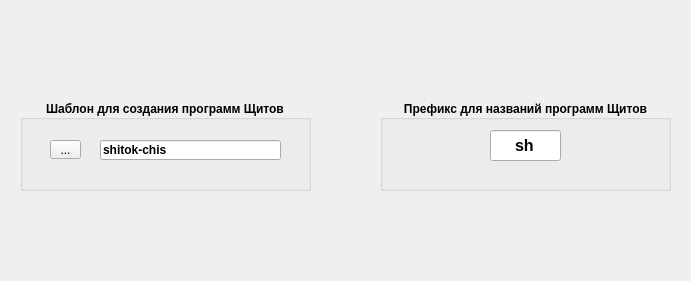
      <widget class="QWidget" name="page_shields">
       <property name="geometry">
        <rect>
         <x>0</x>
         <y>0</y>
         <width>691</width>
         <height>281</height>
        </rect>
       </property>
       <attribute name="icon">
        <iconset>
         <normaloff>ico/Paomedia-Small-N-Flat-Shield.ico</normaloff>ico/Paomedia-Small-N-Flat-Shield.ico</iconset>
       </attribute>
       <attribute name="label">
        <string>Настройки для вкладки Щиты</string>
       </attribute>
       <widget class="QGroupBox" name="groupBox_7">
        <property name="geometry">
         <rect>
          <x>20</x>
          <y>100</y>
          <width>291</width>
          <height>91</height>
         </rect>
        </property>
        <property name="font">
         <font>
          <weight>75</weight>
          <bold>true</bold>
         </font>
        </property>
        <property name="title">
         <string>Шаблон для создания программ Щитов</string>
        </property>
        <property name="alignment">
         <set>Qt::AlignCenter</set>
        </property>
        <widget class="QLineEdit" name="lineEdit_shield_template">
         <property name="geometry">
          <rect>
           <x>80</x>
           <y>40</y>
           <width>181</width>
           <height>20</height>
          </rect>
         </property>
         <property name="text">
          <string>shitok-chis</string>
         </property>
        </widget>
        <widget class="QToolButton" name="toolButton_select_shield_template">
         <property name="geometry">
          <rect>
           <x>30</x>
           <y>40</y>
           <width>31</width>
           <height>19</height>
          </rect>
         </property>
         <property name="font">
          <font>
           <weight>50</weight>
           <bold>false</bold>
          </font>
         </property>
         <property name="text">
          <string>...</string>
         </property>
        </widget>
       </widget>
       <widget class="QGroupBox" name="groupBox_8">
        <property name="geometry">
         <rect>
          <x>380</x>
          <y>100</y>
          <width>291</width>
          <height>91</height>
         </rect>
        </property>
        <property name="font">
         <font>
          <weight>75</weight>
          <bold>true</bold>
         </font>
        </property>
        <property name="title">
         <string>Префикс для названий программ Щитов</string>
        </property>
        <property name="alignment">
         <set>Qt::AlignCenter</set>
        </property>
        <widget class="QLineEdit" name="lineEdit_shield_prefix">
         <property name="geometry">
          <rect>
           <x>110</x>
           <y>30</y>
           <width>71</width>
           <height>31</height>
          </rect>
         </property>
         <property name="font">
          <font>
           <pointsize>12</pointsize>
          </font>
         </property>
         <property name="text">
          <string>sh</string>
         </property>
         <property name="alignment">
          <set>Qt::AlignCenter</set>
         </property>
        </widget>
       </widget>
      </widget>
